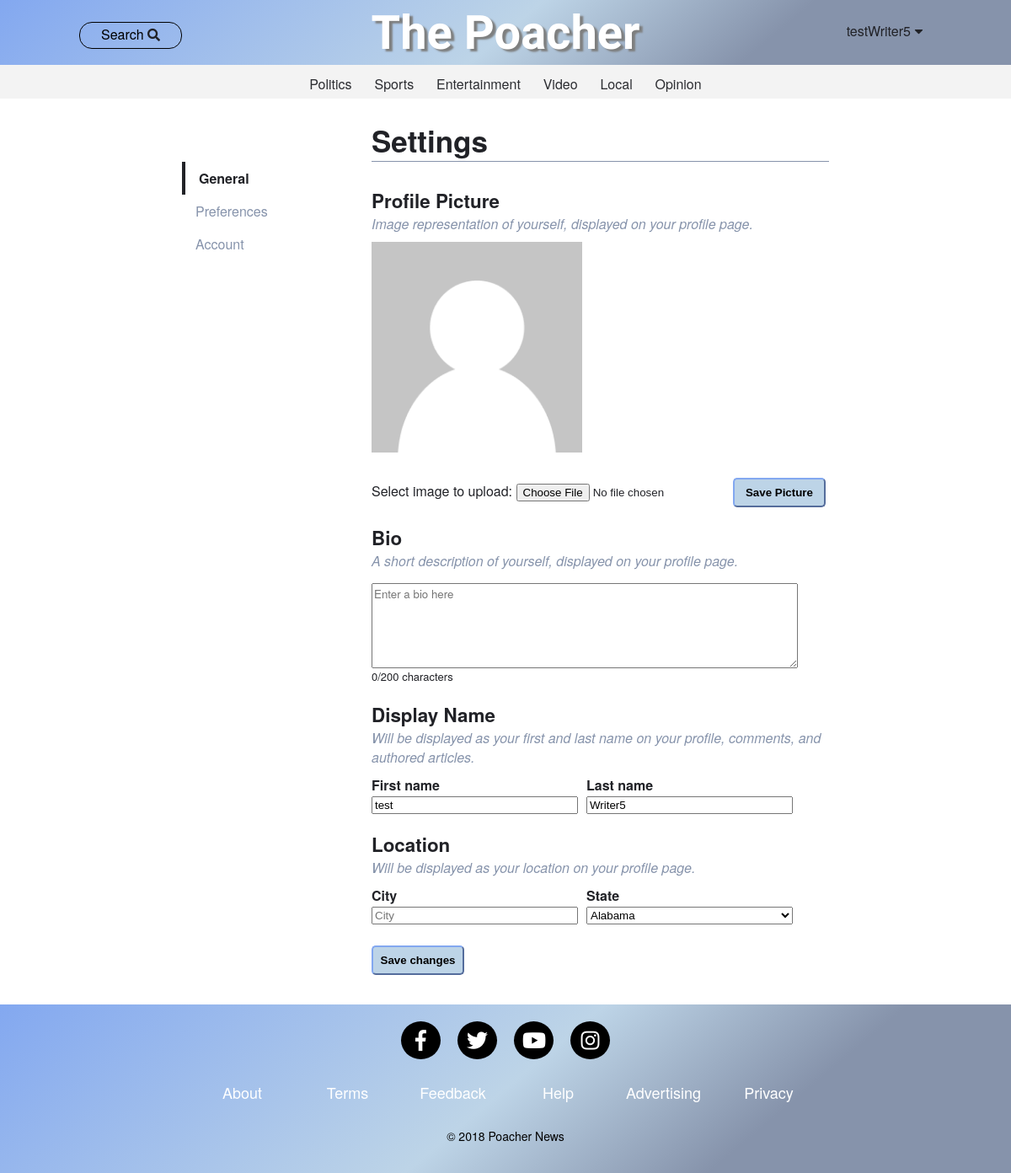
The page /settings.php (signed in) on the database its author committed.
### tables this page shows
CREATE TABLE User (
    UserID INT AUTO_INCREMENT,
    FirstName VARCHAR(50),
    LastName VARCHAR(50),
    Email VARCHAR(50),
    Username VARCHAR(50),
    Usertype VARCHAR(50) DEFAULT 'U',
    Password VARCHAR(255),
    ProfilePicture VARCHAR(500) DEFAULT 'defaultAvatar.png',
    Bio VARCHAR(200) DEFAULT NULL,
    City VARCHAR(50) DEFAULT NULL,
    TimeZone ENUM('US/Hawaii','US/Alaska','US/Pacific','US/Mountain','US/Central','US/Eastern'),
    State ENUM('Alabama','Alaska','Arizona','Arkansas','California','Colorado','Connecticut','Delaware','District Of Columbia','Florida','Georgia','Hawaii','Idaho','Illinois','Indiana','Iowa','Kansas','Kentucky','Louisiana','Maine','Maryland','Massachusetts','Michigan','Minnesota','Mississippi','Missouri','Montana','Nebraska','Nevada','New Hampshire','New Jersey','New Mexico','New York','North Carolina','North Dakota','Ohio','Oklahoma','Oregon','Pennsylvania','Rhode Island','South Carolina','South Dakota','Tennessee','Texas','Utah','Vermont','Virginia','Washington','West Virginia','Wisconsin','Wyoming'),
    DateFormat ENUM('F j, Y','j F Y','m/d/y','d/m/y','l jS \\of F Y'),
    CONSTRAINT PKUser PRIMARY KEY (UserID)
);

### util/userUtils.php (called while the page is built, shortened)
<?php
	function getUserById($uid, $db) {
		$sql = "SELECT UserID,FirstName,LastName,Email,Username,Usertype,ProfilePicture,Bio,TimeZone,City,State,DateFormat FROM User WHERE UserID = {$uid};";
		$result = mysqli_query($db, $sql);
	    return mysqli_fetch_assoc($result);
	}
?>

### includes/settingsGeneral.php (the view, shortened to what this page needs)
<?php $bioMaxLength = 200; ?>
    <div class="sectionHeader">
		<h2>Profile Picture</h2>
		<span class="subheader">Image representation of yourself, displayed on your profile page.</span>
	</div>
    <div class="avatar">
    <?php
        if($user['ProfilePicture'] != 'defaultAvatar.png')
        {
        	echo "<img id='profilePic' src='../res/img/profilePictures/".$user['UserID']."/".$user['ProfilePicture']."'>";
        }
        else
        {
            	echo "<img id='profilePic'
			src='../res/img/profilePictures/".$user['ProfilePicture']."'>";
            	echo "<br>";
        }
    ?>
    <?php
        if($user['UserID'] == $_SESSION['userid'])
            {
    ?>
                <form id="upload" method="post" enctype="multipart/form-data">
                    Select image to upload:
                    <input id="imgInp" onchange="readURL(this);" type="file" name="profilePicture" class="profilePicture">
                    <input class="settingsSubmit" type="submit" value="Save Picture" name="submit">
                </form>
        <?php
            }
        ?>
    </div>
<form id="general">
	<div class="sectionHeader">
		<h2>Bio</h2>
		<span class="subheader">A short description of yourself, displayed on your profile page.</span>
	</div>
	<textarea id="bio" name="bio" rows="5" cols="5" maxlength="<?php echo $bioMaxLength; ?>" placeholder="Enter a bio here"><?php if(!is_null($user['Bio'])) { print($user['Bio']); } ?></textarea>
	<div class="smalltext" id="bioTextCounter">0/<?php echo $bioMaxLength; ?> characters</div>
	<div class="sectionHeader">
		<h2>Display Name</h2>
		<span class="subheader">Will be displayed as your first and last name on your profile, comments, and authored articles.</span>
    </div>
    <div id="displayNameInputs">
        <label for="firstName">First name</label>
        <input name="firstName" type="text" placeholder="First name" value="<?php if(!is_null($user['FirstName'])) { print($user['FirstName']); } ?>"/>
        <label for="lastName">Last name</label>
        <input name="lastName" type="text" placeholder="Last name" value="<?php if(!is_null($user['LastName'])) { print($user['LastName']); } ?>"/>
    </div>
	<div class="sectionHeader">
		<h2>Location</h2>
		<span class="subheader">Will be displayed as your location on your profile page.</span>
	</div>
	<div id="locationInputs">
        <label for="city">City</label>
        <input name="city" type="text" placeholder="City" value="<?php if(!is_null($user['City'])) { print($user['City']); } ?>"/>
        <label for="state">State</label>
        <select name="state">
            <?php include('includes/stateOptions.php'); ?>
        </select>
    </div>
    <input class="settingsSubmit" type="submit" value="Save changes"/>
</form>

### res/css/stylesheet.css (style rules this page uses)
footer[id="mainFooter"] { grid-area: mainFooter; padding: 15px; text-align: center; background: #83A8F0; background: linear-gradient(140deg, #83A8F0 0%, #BDD4E7 50%, #8693AB 75%); margin-bottom: 0; }
.fab { padding: 10px; font-size: 25px; width: 27px; text-align: center; text-decoration: none; margin: 5px 10px 10px 10px; border-radius: 50%; }
.fa-facebook-f, .fa-twitter, .fa-youtube, .fa-instagram { background: black; color: white; }
.ftFlxr { display: flex; flex-direction: row; align-items: center; justify-content: center; }
.ftFlxr > p { display: block; width: 125px; height: 20px; }
.ftFlxr > p a { text-align: center; padding: 0px; }
.ft { font-size: 18px; text-decoration: none; color: white; margin: 5px 10px 10px 10px; }
p.ftCpyright { font-size: 14px; color: black; padding: 5px; }
html,body { width: 100%; height: 100%; }
body { margin: 0; color: #212227; font-family: "HelveticaNeue-Light", "Helvetica Neue Light", "Helvetica Neue", Helvetica, Arial, "Lucida Grande", sans-serif; font-weight: 450; display: grid; grid-template-rows: auto auto 1fr auto; grid-template-columns: 100%; grid-template-areas: "mainHeader" "mainNav" "pageContent" "mainFooter"; }
a { text-decoration: none; color: #83A8F0; }
.smalltext { font-size: 13px; }

### res/css/settings.css (style rules this page uses)
.sectionHeader { margin-bottom: 10px; }
.sectionHeader:not(:first-child) { margin-top: 20px; }
.sectionHeader h2 { margin: 0; padding: 0; font-size: 1.4em; }
.subheader { font-style: italic; color: #8693AB; }
.settingsSubmit { margin-top: 25px; width: 110px; height: 35px; background-color: #BDD4E7; border-color: #83A8F0; border-radius: 5px; font-weight: bold; cursor: pointer; }

### includes/settingsGeneral.php (style rules this page uses)
#general { display: grid; }
#profilePic { max-height: 250px; max-width: 250px; }
textarea[name=bio] { max-width: 500px; font-family: inherit; margin-top: 5px; }
#displayNameInputs, #locationInputs { display: grid; grid-template-rows: 20px auto; grid-template-columns: 1fr 1fr; grid-column-gap: 10px; grid-row-gap: 5px; max-width: 500px; }
#displayNameInputs > label, #locationInputs > label { grid-row-start: 1; font-weight: 600; }

### rows shown on the page
user: ProfilePicture (placeholder picture), firstName "test", lastName "Writer5"

### other values the page prints
$_SESSION['username'] "testWriter5"
